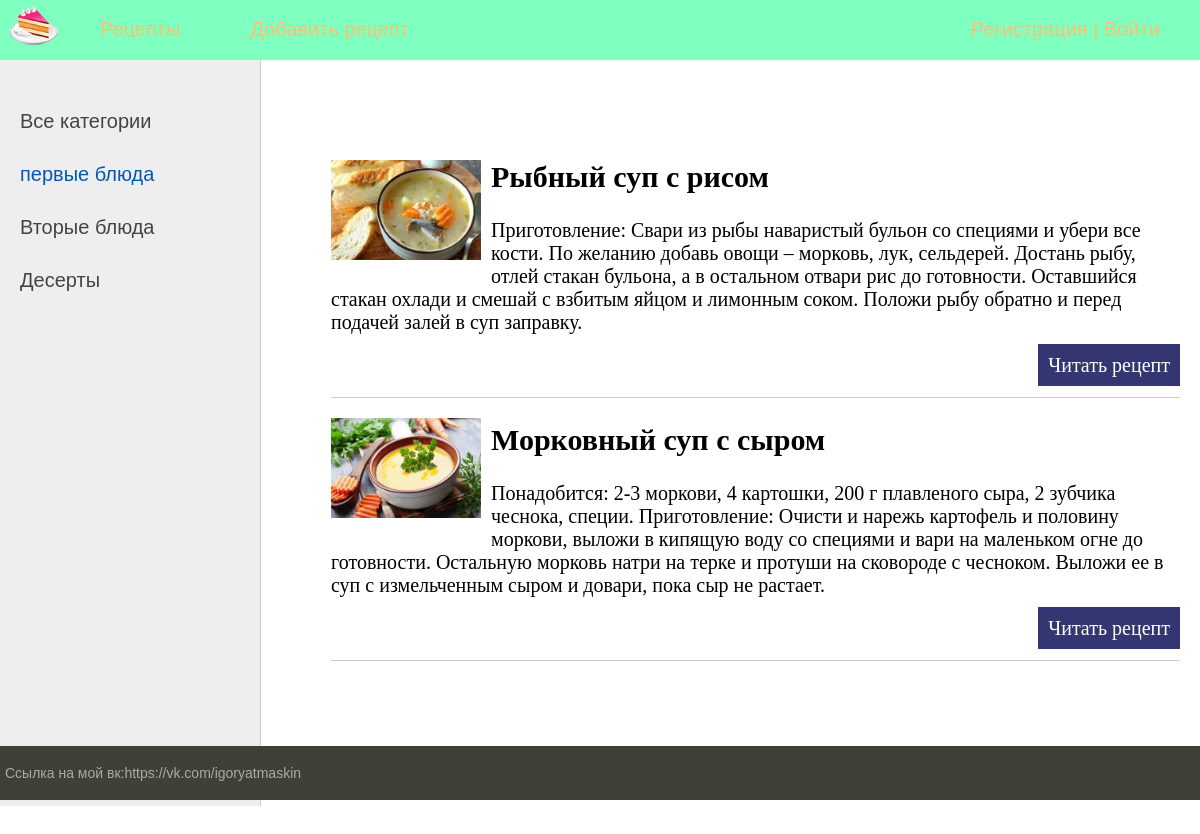
The app's page /category/4/ with its own data.
### blog/models.py (models this page shows, shortened)
class Category(models.Model):
    name = models.CharField(max_length=100, db_index=True)
    def get_absolute_url(self):
        return reverse('category', kwargs={'cat_id': self.pk})

class Article(models.Model):
    title = models.CharField(max_length=255)
    content = models.TextField(blank=True)
    photo = models.ImageField(upload_to="photos/%Y/%m/%d/", null=True)
    time_create = models.DateTimeField(auto_now_add=True)
    time_update = models.DateTimeField(auto_now=True)
    is_published = models.BooleanField(default=True)
    cat = models.ForeignKey('Category', on_delete=models.PROTECT)
    def get_absolute_url(self):
        return reverse('post', kwargs={'post_id': self.pk})
    class Meta:
        ordering = ['-pk']
        verbose_name = 'Рецепты'
        verbose_name_plural = 'Рецепты'

### blog/views.py (the view)
# urls.py: path('category/<int:cat_id>/', show_category, name='category'),
def show_category(request, cat_id):
    posts = Article.objects.filter(cat_id=cat_id)
    cats = Category.objects.all()
    context = {
        'posts': posts,
        'cats': cats,
        'menu': menu,
        'title': 'Выбор по категориям',
        'cat_selected': cat_id,
    }
    return render(request, 'blog/index.html', context=context)

### blog/templates/blog/index.html (shortened to what this page needs)
{% extends 'blog/base.html' %}
{% block content %}
<ul class="list-articles">
	{% for p in posts %}
	{% if p.photo %}
	<p><img class="img-article-left thumb" src="{{p.photo.url}}"></p>
{% endif %}
			<li><h2>{{p.title}}</h2>
				{{p.content}}
			<p class="link-read-post"><a href="{{ p.get_absolute_url }}">Читать рецепт</a></p>
			</li>
	{% endfor %}
</ul>
{% endblock %}

### blog/templates/blog/base.html (shortened to what this page needs)
{% load static %}
<!DOCTYPE html>
<html>
<head>
	<link type="text/css" href="{% static 'blog/css/style21.css' %}" rel="stylesheet" />
</head>
<body>
<table class="table-page" border=0 cellpadding="0" cellspacing="0">
<tr><td valign=top>
{% block mainmenu %}
		<div class="header">
			<ul id="mainmenu" class="mainmenu">
			<li class="logo"><a href="{% url 'home' %}"><div class="logo"></div></a></li>
{% for m in menu %}
			<li><a href="{% url m.url_name %}">{{m.title}}</a></li>
{% endfor %}
				{% if request.user.is_authenticated %}
				<li class="last"> {{user.username}} | <a href="{% url 'logout' %}">Выйти</a></li>
				{% else %}
				<li class="last"><a href="{% url 'registr' %}">Регистрация</a> | <a href="{% url 'login' %}">Войти</a></li>
				{% endif %}
			</ul>
		</div>
{% endblock mainmenu %}
<table class="table-content" border=0 cellpadding="0" cellspacing="0">
<tr>
	<td valign="top" class="left-chapters">
	<ul id="leftchapters">
{% if cat_selected == 0 %}
		<li class="selected">Все категории</li>
{% else %}
		<li><a href="{% url 'home' %}">Все категории</a></li>
{% endif %}
{% for c in cats %}
	{% if c.pk == cat_selected %}
		<li class="selected">{{c.name}}</li>
	{% else %}
		<li><a href="{{ c.get_absolute_url }}">{{c.name}}</a></li>
	{% endif %}
{% endfor %}
	</ul>
</td>
<td valign="top" class="content">
	<div class="content-text">
{% block content %}
{% endblock %}
	</div>
</td></tr></table>
</td></tr>
<tr><td valign=top>
	<div id="footer">
		<p>Ссылка на мой вк:https://vk.com/igoryatmaskin</p>
	</div>
</td></tr></table>
</body>
</html>

### blog/static/blog/css/style21.css (style rules this page uses)
html, body { font-family: 'Arial'; margin: 0; padding: 0; height: 100%; width: 100%; color: #444; }
a { color: #0059b2; text-decoration: none; }
img { max-width: 600px; height: auto; }
img.img-article-left { max-width: 300px; height: auto; float: left; padding: 0 10px 10px 0; }
img.img-article-left.thumb { max-width: 150px; height: auto; }
p.link-read-post { text-align: right; }
p.link-read-post a { padding: 10px; min-width: 100px; background: #333671; color: #fff; text-decoration: none; }
ul.list-articles { list-style: none; margin: 0; padding: 0; }
ul.list-articles li { border-bottom: 1px solid #ccc; }
.table-page { width: 100%; height: 100%; vertical-align: top; }
.table-page tr { height: 100%; }
.header { background: #7fffc0; height: 60px; }
.logo { background: url('../images/logo7654.png') no-repeat 10px 5px; width: 70px; height: 60px; }
ul.mainmenu { list-style: none; margin: 0; padding: 0; height: 60px; color: #fdc073; font-size: 20px; overflow: hidden; }
ul.mainmenu li { float: left; margin: 18px 40px 0 30px; }
ul.mainmenu li.logo { margin: 0; }
ul.mainmenu li.last { float: right; }
ul.mainmenu li a { color: #fdc073; text-decoration: none; }
.table-content { width: 100%; min-height: 100%; height: 100%; }
.left-chapters { margin: 0; background: #eee; border-right: 1px solid #ccc; min-height: 100%; }
.left-chapters ul { width: 230px; min-height: 100%; margin: 0; padding: 20px 10px 10px 20px; list-style: none; font-size: 20px; }
.left-chapters ul li { margin: 30px 0 0 0; color: #999; }
.left-chapters ul li.selected { color: #0059b2; }
.left-chapters ul li a { color: #444; text-decoration: none; }
.content { padding: 40px 20px 20px 40px; width: 100%; box-sizing: border-box; }
.content-text { margin: 60px 0 0 30px; color: #000; font-size: 20px; font-family: Yandex Sans Display Light; }
#footer { box-sizing: border-box; background: #3F4137; padding: 5px; color: #aaa; font-size: 14px; font-family: Verdana, Geneva, Arial, Helvetica; text-align: left; overflow: hidden; }

### records on screen
Category: name "первые блюда"
Category: name "Вторые блюда"
Category: name "Десерты"
Article: photo (picture), title "Рыбный суп с рисом", content "Приготовление: Свари из рыбы наваристый бульон со специями и убери все кости. По желанию добавь овощи – морковь, лук, сельдерей. Достань рыбу, отлей стакан бульона, а в остальном отвари рис до готовности. Оставшийся стакан охлади и смешай с взбитым яйцом и лимонным соком. Положи рыбу обратно и перед подачей залей в суп заправку."
Article: photo (picture), title "Морковный суп с сыром", content "Понадобится: 2-3 моркови, 4 картошки, 200 г плавленого сыра, 2 зубчика чеснока, специи. Приготовление: Очисти и нарежь картофель и половину моркови, выложи в кипящую воду со специями и вари на маленьком огне до готовности. Остальную морковь натри на терке и протуши на сковороде с чесноком. Выложи ее в суп с измельченным сыром и довари, пока сыр не растает."
